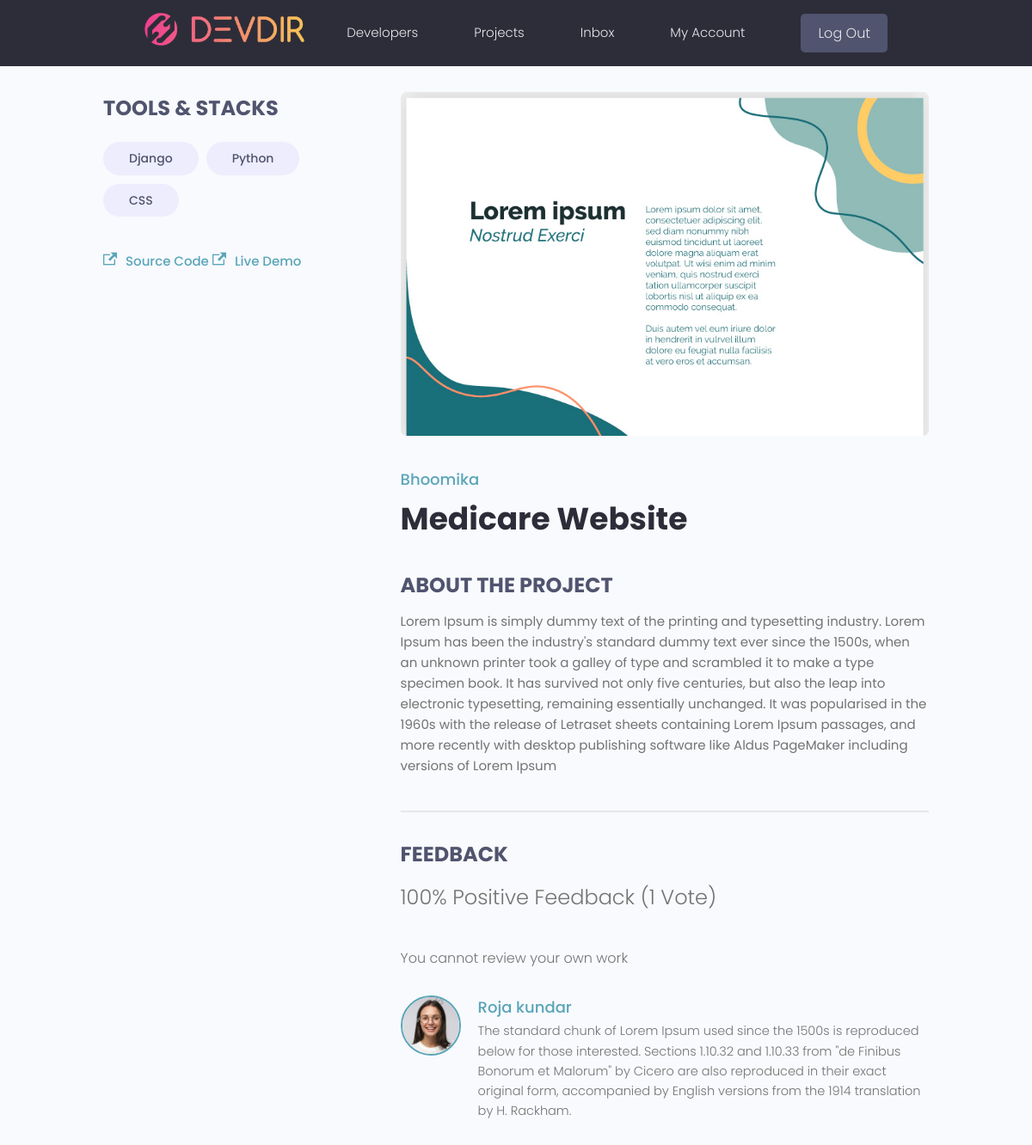
The app's page /projects/project/6ad7e4be-e5ff-4dc8-a911-d9dee4260c1a (signed in) with its own data.
### projects/models.py (models this page shows, shortened)
class Tag(models.Model):
    id = models.UUIDField(default = uuid.uuid4, primary_key=True, unique=True, editable=False)
    name = models.CharField(max_length=200, blank=False, null=False)
    created = models.DateTimeField(auto_now_add= True )
    def __str__(self):
        return self.name

class Project(models.Model):
    id = models.UUIDField(default = uuid.uuid4, primary_key=True, unique=True, editable=False)
    owner = models.ForeignKey(Profile, null=True, blank=True, on_delete= models.CASCADE)
    title = models.CharField(max_length=200, blank=False, null=False)
    description = models.TextField(blank=True, null=True)
    featured_image = models.ImageField(blank=True, null=True, default= 'default.png')
    demo_link = models.CharField(max_length=255, blank=True, null=True)
    source_link = models.CharField(max_length=255, blank=True, null=True)
    tags = models.ManyToManyField('Tag', blank=True)
    vote_count = models.IntegerField(default=0, blank=True)
    vote_ratio = models.IntegerField(default=0, blank=True)
    created = models.DateTimeField(auto_now_add= True )
    class Meta:
        ordering = ['-vote_ratio','-created','title']
    @property
    def imageURL(self):
        try:
            url = self.featured_image.url
        except:
            url = ''
        return url
    @property
    def reviewers(self):
        reviewersset = self.review_set.all().value_set('owner__id',flat=True)
        return reviewersset

class Review(models.Model):
    VOTE_TYPE = (('up','up vote'),('down','down vote'))
    id = models.UUIDField(default = uuid.uuid4, primary_key=True, unique=True, editable=False)
    project = models.ForeignKey(Project, on_delete=models.CASCADE, null=True, blank=True)
    owner = models.ForeignKey(Profile, on_delete=models.CASCADE, null=True, blank=True)
    body = models.TextField(blank=True, null=True)
    value = models.CharField(max_length=255, choices=VOTE_TYPE)
    created = models.DateTimeField(auto_now_add= True )
    class Meta:
        unique_together = [['owner','project']]

### users/models.py (models this page shows, shortened)
class Profile(models.Model):
    id = models.UUIDField(default = uuid.uuid4, primary_key=True, unique=True, editable=False)
    user = models.OneToOneField(User,blank=True, null=True, on_delete=models.CASCADE)
    name = models.CharField(max_length=200, blank=True, null=True)
    email = models.EmailField(max_length=200, blank=True, null=True)
    username = models.CharField(max_length=200, blank=True , null=True )
    short_intro = models.CharField(max_length=200, blank=True, null=True)
    bio = models.TextField(max_length=255, blank=True, null=True)
    location = models.CharField(max_length=255, blank=True, null=True)
    profile_image = models.ImageField(blank=True, null=True, upload_to='profiles/', default='profiles/user-default.png')
    social_github =  models.CharField(max_length=255, blank=True, null=True)
    social_twitter = models.CharField(max_length=255, blank=True, null=True)
    social_linkedin = models.CharField(max_length=255, blank=True, null=True)
    social_youtube = models.CharField(max_length=255, blank=True, null=True)
    social_website = models.CharField(max_length=255, blank=True, null=True)
    created = models.DateTimeField(auto_now_add= True )
    class Meta:
        ordering = ['created']
    @property
    def imageURL(self):
        try:
            url = self.profile_image.url
        except:
            url = ''
        return url

### projects/views.py (the view, shortened to what this page needs)
# urls.py: path("project/<str:pid>", views.project, name="project"),
@login_required(login_url='login')
def project(request, pid):
    project = Project.objects.get(id=pid)
    form = ReviewForm()
    tags = project.tags.all()
    profile = request.user.profile
    context = {'project':project,'tags':tags,'form':form}
    return render(request, "single-project.html", context)

### projects/templates/single-project.html (shortened to what this page needs)
{% extends 'main.html' %}
{% block content %}
<main class="singleProject my-md">
    <div class="container">
        <div class="layout">
            <div class="column column--1of3">
                <h3 class="singleProject__subtitle">Tools & Stacks</h3>
                <div class="singleProject__toolStack">
                    {% for tag in project.tags.all %}
                    <span class="tag tag--pill tag--sub tag--lg">
                        <small>{{tag}}</small>
                    </span>
                    {% endfor %}
                </div>
                {% if project.source_link %}
                <a class="singleProject__liveLink" href="{{project.source_link}}" target="_blank"><i
                        class="im im-external-link"></i>Source
                    Code
                </a>
                {% endif %}
                {% if project.demo_link %}
                <a class="singleProject__liveLink" href="{{project.demo_link}}" target="_blank"><i
                        class="im im-external-link"></i>Live Demo
                </a>
                {% endif %}
            </div>
            <div class="column column--2of3">
                <img class="singleProject__preview" src="{{ project.imageURL }}" alt="portfolio thumbnail" />
                <a href="{% url 'user-profile' project.owner.id %}"
                    class="singleProject__developer">{{project.owner.name}}</a>
                <h2 class="singleProject__title">{{project.title}}</h2>
                <h3 class="singleProject__subtitle">About the Project</h3>
                <div class="singleProject__info">
                    {{project.description}}
                </div>
                <div class="comments">
                    <h3 class="singleProject__subtitle">Feedback</h3>
                    <h5 class="project--rating">
                        {{project.vote_ratio}}% Positive Feedback ({{project.vote_count}}
                        Vote{{project.vote_count|pluralize:"s"}})
                    </h5>
                    {% if request.user.profile.id in project.reviewers %}
                    <p>You have already submitted your review for this project</p>
                    {% elif request.user.profile == project.owner %}
                    <p>You cannot review your own work</p>
                    {% else %}
                    <a href="{% url 'login' %}?next={{request.path}}">Please login to leave a review</a>
                    {% endif %}
                    <div class="commentList">
                        {% for review in project.review_set.all %}
                        {% if review.body %}
                        <div class="comment">
                            <a href="{% url 'user-profile' review.owner.id  %}">
                                <img class="avatar avatar--md" src="{{review.owner.imageURL}}" alt="user" />
                            </a>
                            <div class="comment__details">
                                <a href="{% url 'user-profile' review.owner.id  %}"
                                    class="comment__author">{{review.owner.name}}</a>
                                <p class="comment__info">{{review.body|linebreaksbr}}</p>
                            </div>
                        </div>
                        {% endif %}
                        {% endfor %}
                    </div>
                </div>
            </div>
        </div>
    </div>
</main>
{% endblock %}

### static/css/app.css (style rules this page uses)
:root { --color-sub: #2d2d39; }
img { width: 100%; }
.singleProject .column--1of3 { order: 2; }
@media screen and (min-width: 1081px) { .singleProject .column--1of3 { order: 1; } }
@media screen and (min-width: 1081px) { .singleProject .column--2of3 { order: 2; } }
.singleProject__toolStack { margin-top: 2rem; margin-bottom: 4rem; }
.singleProject__liveLink { font-weight: 500; transition: all 0.3s ease-in-out; border-bottom: 2px solid transparent; }
.singleProject__liveLink i { display: inline-block; font-size: 1.6rem; margin-right: 1rem; }
.singleProject__preview { height: 50vh; object-fit: cover; object-position: top center; margin-bottom: 3rem; border-radius: 0.7rem; }
.singleProject__developer { font-size: 1.8rem; font-weight: 500; }
.singleProject__title { font-size: 3.6rem; font-weight: 700; color: var(--color-sub); margin-bottom: 3rem; }
.project--rating { margin-bottom: 1.6em; margin-top: .5em; }
.singleProject__subtitle { text-transform: uppercase; font-size: 2.4rem; font-weight: 700; color: var(--color-sub-light); margin-bottom: 1rem; }
.comments { margin-top: 4rem; padding-top: 3rem; border-top: 2px solid var(--color-light); }
.commentList { margin: 3rem 0; }
.comment { display: flex; gap: 2rem; }
.comment__author { font-size: 1.8rem; }
.comment__info { font-size: 1.45rem; }

### static/uikit/styles/modules/_variables.css (style rules this page uses)
:root { --color-main: #5aa5b9; --color-main-light: #e6faff; --color-sub: #3f4156; --color-sub-light: #51546e; --color-sub-lighter: #ededfd; --color-text: #737373; --color-gray: #8b8b8b; --color-light: #e5e7eb; --color-light-gray: #767676; --color-bg: #f8fafd; --color-white: #fffefd; --color-white-light: #f3f3f3; --color-success: #359e64; --color-success-bg: #def8e8; --color-error: #fc4b0b; --color-error-bg: #fff2ee; --font-base: 'Poppins', arial, helvetica, 'Segoe UI', roboto, ubuntu, sans-serif; --font-monospace: 'Fira Code', 'Courier New', courier, monospace; --font-regular: 300; --font-medium: 500; --font-bold: 700; --generic-shadow: 1px 1px 5px #00000010; --generic-transition: all 0.3s ease-in-out; }

### static/uikit/styles/modules/_base.css (style rules this page uses)
* { margin: 0; padding: 0; box-sizing: border-box; text-rendering: optimizeLegibility; color: inherit; font-size: inherit; }
html { font-size: 50%; }
@media only screen and (min-width: 480px) { html { font-size: 56.25%; } }
@media only screen and (min-width: 1200px) { html { font-size: 62.5%; } }
body { line-height: 1.6; font-weight: 400; font-size: 1.5rem; color: var(--color-text); background-color: var(--color-bg); min-height: 100vh; }

### static/uikit/styles/modules/_typography.css (style rules this page uses)
* { font-family: var(--font-base); }
h2 { font-size: 3.6rem; font-weight: var(--font-bold); }
h3 { font-size: 3.2rem; font-weight: var(--font-medium); }
h5 { font-size: 2.4rem; font-weight: var(--font-medium); }
h5, h6 { font-weight: var(--font-regular); }
p, span, strong { font-size: 1.6rem; color: var(--color-text); font-weight: var(--font-regular); }
a { padding-bottom: 2px; text-decoration: none; display: inline-block; color: var(--color-main); font-weight: var(--font-medium); }

### static/uikit/styles/modules/_utilities.css (style rules this page uses)
.container { width: 92%; max-width: 165rem; margin: 0 auto; box-sizing: border-box; }
@media screen and (min-width: 1000px) { .container { width: 90%; } }
@media screen and (min-width: 1200px) { .container { width: 80%; } }
.my-md { margin: 3rem auto; }

### static/uikit/styles/modules/_avatar.css (style rules this page uses)
.avatar { border-radius: 50%; border: 2px solid var(--color-main); object-fit: cover; }
.avatar--md { height: 7rem; width: 7rem; }

### static/uikit/styles/modules/_tag.css (style rules this page uses)
.tag { display: inline-flex; align-items: center; background-color: var(--color-sub); height: -webkit-fit-content; height: -moz-fit-content; height: fit-content; width: -webkit-fit-content; width: -moz-fit-content; width: fit-content; border-radius: 0.5rem; padding: 0.5rem 1.5rem; font-size: 1.2rem; cursor: pointer; }
.tag:not(:last-child) { margin-right: 0.25rem; margin-bottom: 0.75rem; }
.tag > small { color: var(--color-white); }
.tag--pill { border-radius: 5rem; }
.tag--sub, .tag--sub > small { background: var(--color-sub-lighter); color: var(--color-sub-light); font-weight: 500; }
.tag--lg { padding: 0.8rem 3rem; font-size: 1.4rem; }
.tag--lg:not(:last-child) { margin-right: 0.5rem; margin-bottom: 1rem; }

### static/uikit/styles/modules/_layout.css (style rules this page uses)
.layout { display: flex; flex-flow: row wrap; justify-content: space-between; }
.layout > .column { margin-bottom: 3rem; }
.layout > .column.column--1of3 { flex-basis: 30%; }
.layout > .column.column--2of3 { flex-basis: 64%; }

### records on screen
Tag: name "Django"
Tag: name "Python"
Tag: name "CSS"
Project: imageURL (picture), owner.name "Bhoomika", title "Medicare Website", description "Lorem Ipsum is simply dummy text of the printing and typesetting industry. Lorem Ipsum has been the industry's standard dummy text ever since the 1500s, when an unknown printer took a galley of type and scrambled it to make a type specimen book. It has survived not only five centuries, but also the leap into electronic typesetting, remaining essentially unchanged. It was popularised in the 1960s with the release of Letraset sheets containing Lorem Ipsum passages, and more recently with desktop publishing software like Aldus PageMaker including versions of Lorem Ipsum", vote_ratio "100", vote_count "1"
Review: owner.imageURL (picture), owner.name "Roja kundar", body "The standard chunk of Lorem Ipsum used since the 1500s is reproduced below for those interested. Sections 1.10.32 and 1.10.33 from \"de Finibus Bonorum et Malorum\" by Cicero are also reproduced in their exact original form, accompanied by English versions from the 1914 translation by H. Rackham."
